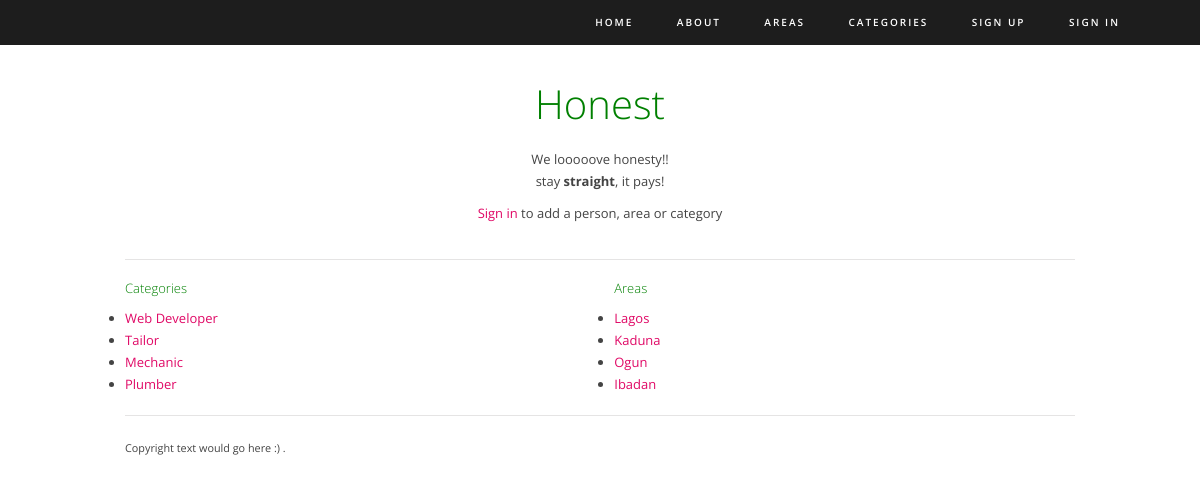
The app's page /, older data.
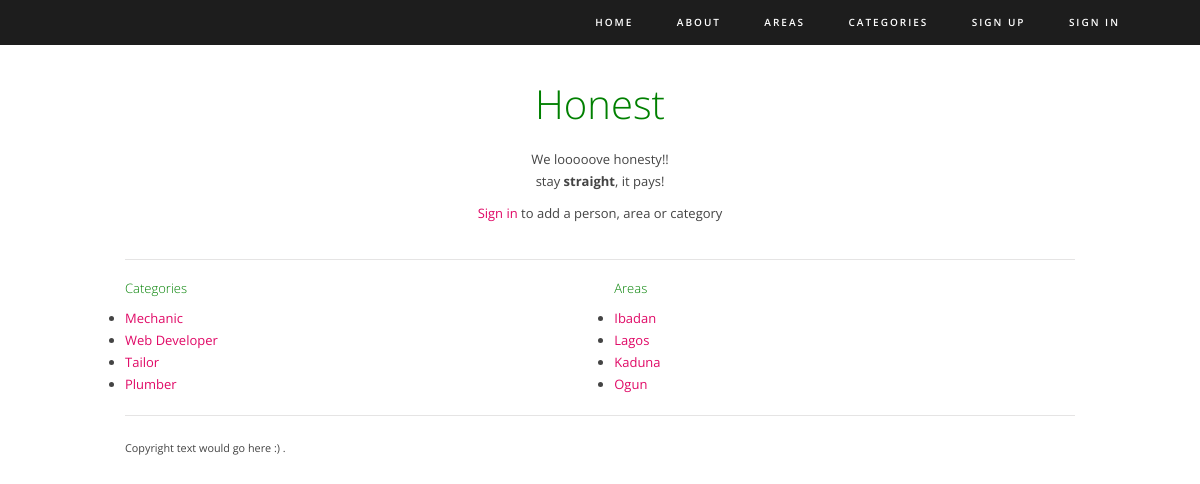
The same page, newer data.
### honest/models.py (models this page shows, shortened)
class Category(models.Model):
    category = models.CharField(max_length=100, unique=True, default='General',
                                help_text="Category of Service Provided")
    views = models.IntegerField(default=0)
    slug = models.SlugField()

class Area(models.Model):
    state = models.CharField(max_length=100, unique=True, default='Nigeria')
    views = models.IntegerField(default=0)
    slug = models.SlugField()
    """ commented out, states are unique and cant have multiple areas
    area = models.CharField(max_length=100, unique=True, null=True)
    """

### honest/views.py (the view)
# urls.py: path('', views.index, name='index'),
def index(request):
    category_list = Category.objects.order_by('-views')[:10]
    area_list = Area.objects.order_by('-views')[:10]
    context = {'honest_message': 'We looooove honesty!!', 'categories': category_list, 'areas': area_list}
    return render(request, 'honest/index.html', context)

### honest/templates/honest/index.html (shortened to what this page needs)
{% extends 'honest/themedbase.html' %}
{% load static %}
{% block intro_block %}
    <h1>Honest</h1>
    <p>
        {{ honest_message }}
        stay <b>straight</b>, it pays!
    </p>
    {% if user.is_authenticated %}
        <div class="one-third first"><a href="{% url 'honest:add_person' %}">Add a person</a></div>
        <div class="one-third"><a href="{% url 'honest:add_area' %}">Add an area</a></div>
        <div class="one-third"><a href="{% url 'honest:add_category' %}">Add a category</a></div>
    {% else %}
        <p><a href="{% url 'honest:login' %}">Sign in</a> to add a person, area or category</p>
    {% endif %}
{% endblock %}
{% block body_block %}
    <div class="one-half first">
        <a href="{% url 'honest:all_categories' %}"><h2>Categories</h2></a>
        {% if categories %}
        <ul>
            {% for category in categories %}
            <li><a href="{% url 'honest:category' category.slug %}">{{category.category}}</a></li>
            {%endfor%}
        </ul>
        {%else%}
            No categories available.
        {%endif%}
    </div>
    <div class="one-half">
        <a href="{% url 'honest:all_areas' %}"><h2>Areas</h2></a>
        {% if areas %}
        <ul>
            {% for area in areas %}
            <li><a href="{% url 'honest:area' area.slug %}">{{area.state}}</a></li>
            {% endfor %}
        </ul>
        {% else %}
            No Areas available.
        {% endif %}
    </div>
{% endblock %}

Row changes from the older to the newer data that the page shows:
changed Category "Mechanic": moves up the list
changed Area "Ibadan": moves up the list
